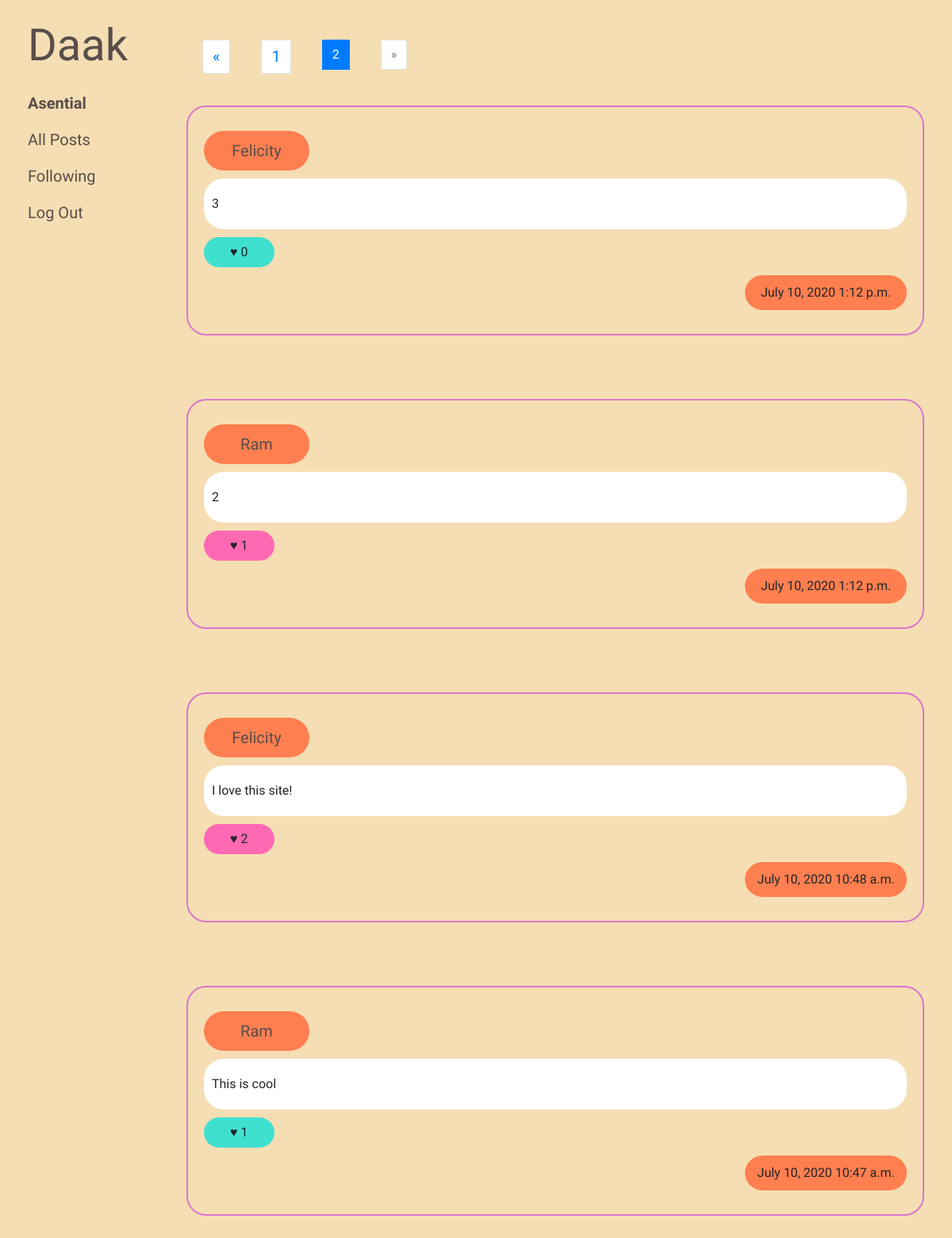
/following?page=2 (signed in), run on an earlier commit of the app's database.
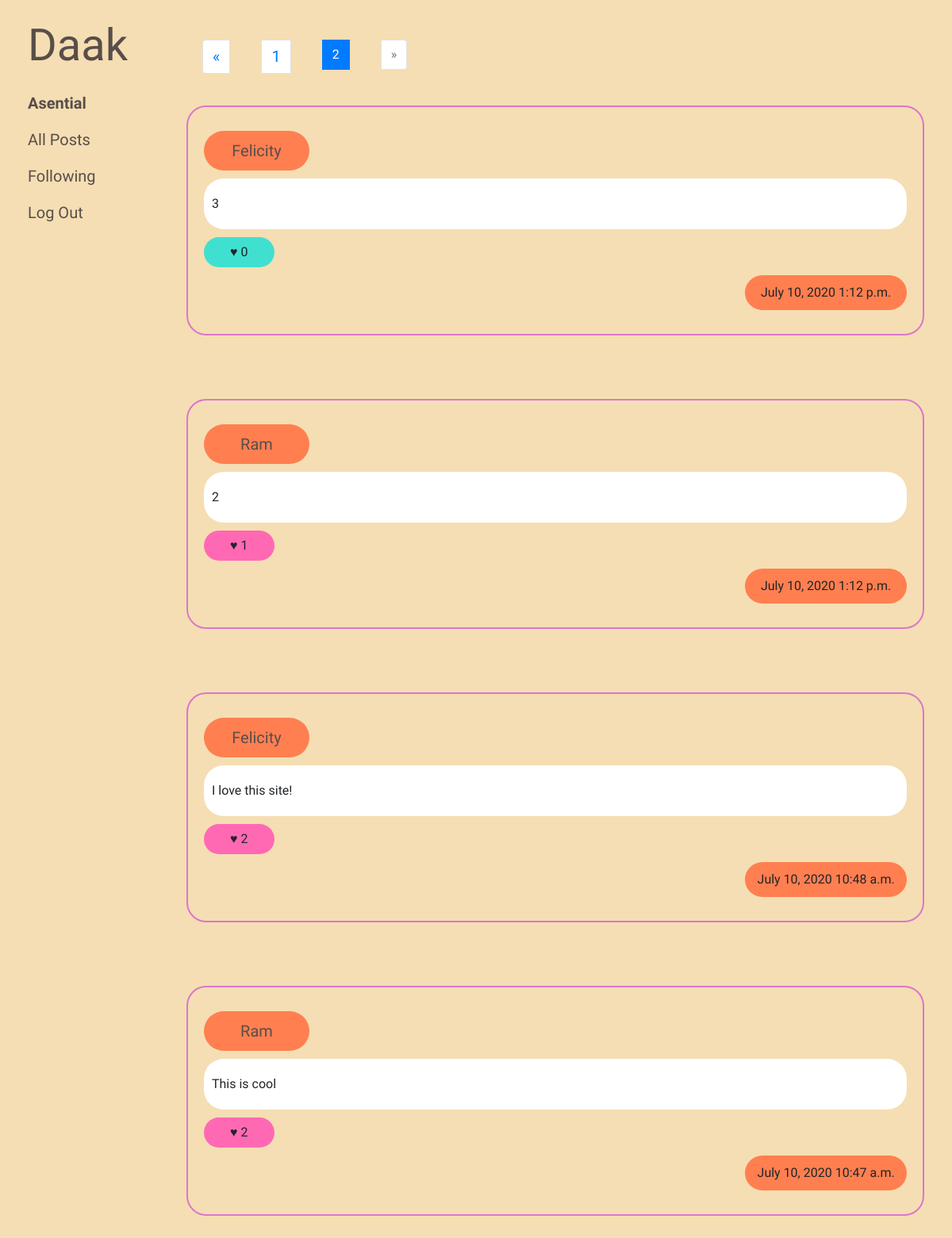
And on a later commit of the database.
### network/models.py (models this page shows, shortened)
class User(AbstractUser):
    pass

class Post(models.Model):
    user = models.ForeignKey(User, on_delete=models.CASCADE)
    content = models.TextField(max_length=400)
    likes = models.IntegerField(default=0)
    date = models.DateField(auto_now=False, auto_now_add=True)
    time = models.TimeField(auto_now=False, auto_now_add=True)

### network/views.py (the view)
# urls.py: path("following", views.following, name="following"),
def following(request):
    posts = Post.objects.all().order_by('-id')
    follow = Follow.objects.get(name=request.user)
    followed = follow.following.all()
    liked = Liked.objects.get(name=request.user)
    likedlist = liked.post.all().order_by('-id')
    postlist = []
    for post in posts:
        for following in followed:
            if post.user == following:
                postlist.append(post)
                continue
    page = request.GET.get('page', 1)
    paginator = Paginator(postlist, 10)
    try:
        posts = paginator.page(page)
    except PageNotAnInteger:
        posts = paginator.page(1)
    except EmptyPage:
        posts = paginator.page(paginator.num_pages)
    return render(request, "network/following.html", {
            "posts": posts,
            "liked": likedlist
        })

### network/templates/network/following.html (shortened to what this page needs)
{% extends "network/layout.html" %}
{% block body %}
{% if posts.has_other_pages %}
    <nav aria-label="Page navigation example" style="margin: 20px 0px; padding: 20px 0;">
    <ul class="pagination">
        {% if posts.has_previous %}
            <li class="page-item"><a class="page-link" href="?page={{ posts.previous_page_number }}">&laquo;</a></li>
        {% else %}
            <li class="disabled page-item"><span class="page-link">&laquo;</span></li>
        {% endif %}
        {% for i in posts.paginator.page_range %}
            {% if posts.number == i %}
                <li class="active page-item"><span class="page-link">{{ i }} <span class="sr-only">(current)</span></span></li>
            {% else %}
                <li class="page-item"><a class="page-link" href="?page={{ i }}">{{ i }}</a></li>
            {% endif %}
        {% endfor %}
        {% if posts.has_next %}
            <li class="page-item"><a class="page-link" href="?page={{ posts.next_page_number }}">&raquo;</a></li>
        {% else %}
            <li class="disabled page-item"><span class="page-link">&raquo;</span></li>
        {% endif %}
    </ul>
    </nav>
{% endif %}
{% if user.is_authenticated %}
    {% for post in posts %}
    <div class="post">
        <f class="row">
            <div class="user col-3" style="max-width: 15%; flex: 0 0 15%;"><a href="{% url 'profile' post.user %}">{{post.user}}</a></div>
            <div class="col-6" style="max-width: 75%; flex: 0 0 75%;"></div>
        </f>
        <div name={{post.id}} class="content">{{post.content}}</div>
        {% if post in liked %}
                <button class="btn like-btn dislike" num={{post.likes}} id="{{post.id}}">&hearts; {{post.likes}}</button>
        {% else %}
                <button class="btn like-btn like" num={{post.likes}} id="{{post.id}}">&hearts; {{post.likes}}</button>
        {% endif %}
        <f class="row">
            <div class="col-10" style="max-width: 77%; flex: 0 0 77%;"></div>
            <div class="timestamp col-2" style="max-width: 23%; flex: 0 0 23%;">{{post.date}} {{post.time}}</div>
        </f>
    </div>
    {% endfor %}
{% endif %}
{% endblock %}

### network/templates/network/layout.html (shortened to what this page needs)
{% load static %}
<!DOCTYPE html>
<html lang="en">
    <head>
        <link rel="stylesheet" href="https://stackpath.bootstrapcdn.com/bootstrap/4.4.1/css/bootstrap.min.css">
        <link href="{% static 'network/styles.css' %}" rel="stylesheet">
        <link href="{% static 'network/underline.css' %}" rel="stylesheet">
    </head>
    <body>
        <div class="row">
            <div class="col-2" >
            <nav class=" nav flex-column" >
              <ul class="navbar-nav mr-auto flex-column">
                <li class="nav-item">
                    <a id="brand" class="navbar-brand" style="font-size: 3.5em;" href="{% url 'index' %}">Daak</a>
                  </li>
                {% if user.is_authenticated %}
                    <li class="nav-item">
                        <a class="nav-link" href="{% url 'profile' user %}"><strong>{{ user.username }}</strong></a>
                    </li>
                {% endif %}
                <li class="nav-item">
                  <a class="nav-link" href="{% url 'index' %}">All Posts</a>
                </li>
                {% if user.is_authenticated %}
                    <li class="nav-item">
                        <a class="nav-link" href="{% url 'following' %}">Following</a>
                    </li>
                    <li class="nav-item">
                        <a class="nav-link" href="{% url 'logout' %}">Log Out</a>
                    </li>
                {% endif %}
              </ul>
            </nav>
        </div>
        <div class="body col-10">
            {% block body %}
            {% endblock %}
        </div>
        </div>
    </body>
</html>

### network/static/network/styles.css (style rules this page uses)
body { background-color: wheat; }
.post > div, .post > f > div { border-radius: 25px; }
.post { border: solid 2px #da77cb; border-radius: 25px; margin: 20px 20px; padding: 20px 20px; margin-bottom: 80px; display: flex; flex-direction: column; }
.like-btn { margin-top: 10px; border-radius: 25px; background-color: turquoise; width: 10%; }
.user { background-color: coral; width: fit-content; display: inline-block; text-align: center; }
.content { padding: 20px 10px; background-color: white; }
.timestamp { background-color: coral; text-align: center; width: 25%; }
.dislike { background-color: hotpink; }
.pagination { padding-left: 20px; }
.row { margin: 10px 0; }
.user, .likes, .timestamp { padding: 10px 10px; }

### network/static/network/underline.css (style rules this page uses)
body { font-family: 'Ubuntu', sans-serif; }
ul { list-style-type: none; margin: 0; text-align: left; }
ul li { display: inline-block; margin: 0 20px; }
a { font-size: 20px; color: #584e4a; position: relative; text-decoration: none; padding-bottom: 8px; }
#brand { font-size: 20px; color: #584e4a; position: relative; text-decoration: none; padding-bottom: 8px; transition: ease 0.2s; }
#brand:before, #brand:after { opacity: 0; content: ''; position: absolute; bottom: 16px; left: 0; right: 0; height: 2px; background-color: #f37272; }
a:before, a:after { content: ''; position: absolute; bottom: 8px; left: 0; right: 0; height: 2px; background-color: #ea93a6; }
a:before { opacity: 0; transform: translateY(- 8px); transition: transform 0s cubic-bezier(0.175, 0.885, 0.32, 1.275), opacity 0s; }
a:after { opacity: 0; transform: translateY(4px); transition: transform 0.2s cubic-bezier(0.175, 0.885, 0.32, 1.275), opacity 0.2s; }

What changed in the data, as far as the page shows it:
changed Post "This is cool": likes "1" → "2"
